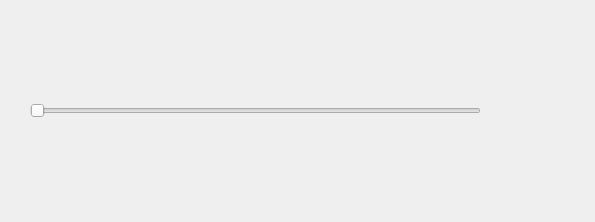
<?xml version="1.0" encoding="UTF-8"?>
<ui version="4.0">
 <class>Dialog</class>
 <widget class="QDialog" name="Dialog">
  <property name="geometry">
   <rect>
    <x>0</x>
    <y>0</y>
    <width>595</width>
    <height>222</height>
   </rect>
  </property>
  <property name="windowTitle">
   <string>Dialog</string>
  </property>
  <widget class="QSlider" name="slider">
   <property name="geometry">
    <rect>
     <x>30</x>
     <y>100</y>
     <width>451</width>
     <height>22</height>
    </rect>
   </property>
   <property name="maximum">
    <number>100</number>
   </property>
   <property name="orientation">
    <enum>Qt::Horizontal</enum>
   </property>
  </widget>
  <widget class="QLabel" name="PWMLabel">
   <property name="geometry">
    <rect>
     <x>510</x>
     <y>100</y>
     <width>47</width>
     <height>13</height>
    </rect>
   </property>
   <property name="text">
    <string/>
   </property>
  </widget>
 </widget>
 <resources/>
 <connections/>
</ui>
